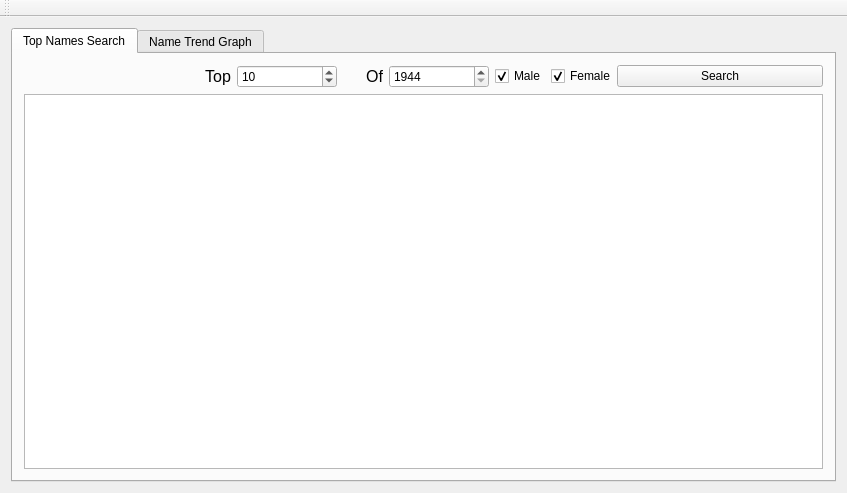
<?xml version="1.0" encoding="UTF-8"?>
<ui version="4.0">
 <class>Name_search</class>
 <widget class="QMainWindow" name="Name_search">
  <property name="geometry">
   <rect>
    <x>0</x>
    <y>0</y>
    <width>847</width>
    <height>493</height>
   </rect>
  </property>
  <property name="minimumSize">
   <size>
    <width>830</width>
    <height>473</height>
   </size>
  </property>
  <property name="windowTitle">
   <string>Name Database Search and Trend</string>
  </property>
  <widget class="QWidget" name="centralWidget">
   <property name="sizePolicy">
    <sizepolicy hsizetype="Maximum" vsizetype="Maximum">
     <horstretch>0</horstretch>
     <verstretch>0</verstretch>
    </sizepolicy>
   </property>
   <property name="minimumSize">
    <size>
     <width>750</width>
     <height>460</height>
    </size>
   </property>
   <property name="maximumSize">
    <size>
     <width>16777215</width>
     <height>16777215</height>
    </size>
   </property>
   <property name="layoutDirection">
    <enum>Qt::LeftToRight</enum>
   </property>
   <layout class="QVBoxLayout" name="verticalLayout">
    <item>
     <layout class="QVBoxLayout" name="verticalLayout_3">
      <property name="sizeConstraint">
       <enum>QLayout::SetMaximumSize</enum>
      </property>
      <property name="leftMargin">
       <number>0</number>
      </property>
      <item>
       <widget class="QTabWidget" name="tabWidget">
        <property name="sizePolicy">
         <sizepolicy hsizetype="Expanding" vsizetype="Expanding">
          <horstretch>0</horstretch>
          <verstretch>0</verstretch>
         </sizepolicy>
        </property>
        <property name="currentIndex">
         <number>0</number>
        </property>
        <widget class="QWidget" name="tab">
         <attribute name="title">
          <string>Top Names Search</string>
         </attribute>
         <layout class="QGridLayout" name="gridLayout_2">
          <item row="0" column="0">
           <widget class="QLabel" name="label">
            <property name="font">
             <font>
              <pointsize>12</pointsize>
             </font>
            </property>
            <property name="layoutDirection">
             <enum>Qt::LeftToRight</enum>
            </property>
            <property name="text">
             <string>Top</string>
            </property>
            <property name="alignment">
             <set>Qt::AlignRight|Qt::AlignTrailing|Qt::AlignVCenter</set>
            </property>
           </widget>
          </item>
          <item row="0" column="1">
           <widget class="QSpinBox" name="spinBox_top">
            <property name="maximumSize">
             <size>
              <width>100</width>
              <height>16777215</height>
             </size>
            </property>
            <property name="minimum">
             <number>5</number>
            </property>
            <property name="maximum">
             <number>1000</number>
            </property>
            <property name="value">
             <number>10</number>
            </property>
           </widget>
          </item>
          <item row="0" column="2">
           <widget class="QLabel" name="label_2">
            <property name="maximumSize">
             <size>
              <width>40</width>
              <height>16777215</height>
             </size>
            </property>
            <property name="font">
             <font>
              <pointsize>12</pointsize>
             </font>
            </property>
            <property name="text">
             <string>Of</string>
            </property>
            <property name="alignment">
             <set>Qt::AlignRight|Qt::AlignTrailing|Qt::AlignVCenter</set>
            </property>
           </widget>
          </item>
          <item row="0" column="3">
           <widget class="QDateEdit" name="dateEdit_year">
            <property name="maximumSize">
             <size>
              <width>100</width>
              <height>16777215</height>
             </size>
            </property>
            <property name="dateTime">
             <datetime>
              <hour>0</hour>
              <minute>0</minute>
              <second>0</second>
              <year>1944</year>
              <month>12</month>
              <day>14</day>
             </datetime>
            </property>
            <property name="maximumDate">
             <date>
              <year>2013</year>
              <month>12</month>
              <day>31</day>
             </date>
            </property>
            <property name="minimumDate">
             <date>
              <year>1944</year>
              <month>12</month>
              <day>14</day>
             </date>
            </property>
            <property name="currentSection">
             <enum>QDateTimeEdit::YearSection</enum>
            </property>
            <property name="displayFormat">
             <string>yyyy</string>
            </property>
           </widget>
          </item>
          <item row="0" column="4">
           <widget class="QCheckBox" name="checkBox_male">
            <property name="maximumSize">
             <size>
              <width>50</width>
              <height>16777215</height>
             </size>
            </property>
            <property name="text">
             <string>Male</string>
            </property>
            <property name="checked">
             <bool>true</bool>
            </property>
           </widget>
          </item>
          <item row="0" column="5">
           <widget class="QCheckBox" name="checkBox_female">
            <property name="maximumSize">
             <size>
              <width>60</width>
              <height>16777215</height>
             </size>
            </property>
            <property name="text">
             <string>Female</string>
            </property>
            <property name="checked">
             <bool>true</bool>
            </property>
           </widget>
          </item>
          <item row="0" column="6">
           <widget class="QPushButton" name="pushButton_search">
            <property name="text">
             <string>Search</string>
            </property>
           </widget>
          </item>
          <item row="1" column="0" colspan="7">
           <layout class="QVBoxLayout" name="verticalLayout_2">
            <property name="sizeConstraint">
             <enum>QLayout::SetMaximumSize</enum>
            </property>
            <item>
             <widget class="QTableWidget" name="tableWidget"/>
            </item>
           </layout>
          </item>
         </layout>
        </widget>
        <widget class="QWidget" name="tab_2">
         <attribute name="title">
          <string>Name Trend Graph</string>
         </attribute>
         <layout class="QGridLayout" name="gridLayout_3">
          <item row="0" column="0">
           <widget class="QLabel" name="label_3">
            <property name="maximumSize">
             <size>
              <width>100</width>
              <height>16777215</height>
             </size>
            </property>
            <property name="font">
             <font>
              <pointsize>12</pointsize>
             </font>
            </property>
            <property name="text">
             <string>Popularity of</string>
            </property>
            <property name="alignment">
             <set>Qt::AlignRight|Qt::AlignTrailing|Qt::AlignVCenter</set>
            </property>
           </widget>
          </item>
          <item row="0" column="1">
           <widget class="QLineEdit" name="lineEdit_name_plot">
            <property name="maximumSize">
             <size>
              <width>150</width>
              <height>16777215</height>
             </size>
            </property>
            <property name="text">
             <string>HELEN</string>
            </property>
           </widget>
          </item>
          <item row="0" column="2">
           <widget class="QLabel" name="label_4">
            <property name="maximumSize">
             <size>
              <width>50</width>
              <height>16777215</height>
             </size>
            </property>
            <property name="font">
             <font>
              <pointsize>12</pointsize>
             </font>
            </property>
            <property name="text">
             <string>Since</string>
            </property>
           </widget>
          </item>
          <item row="0" column="3">
           <widget class="QDateEdit" name="dateEdit_year_plot">
            <property name="maximumSize">
             <size>
              <width>50</width>
              <height>16777215</height>
             </size>
            </property>
            <property name="dateTime">
             <datetime>
              <hour>0</hour>
              <minute>0</minute>
              <second>0</second>
              <year>1944</year>
              <month>12</month>
              <day>14</day>
             </datetime>
            </property>
            <property name="maximumDate">
             <date>
              <year>2013</year>
              <month>12</month>
              <day>31</day>
             </date>
            </property>
            <property name="minimumDate">
             <date>
              <year>1944</year>
              <month>12</month>
              <day>14</day>
             </date>
            </property>
            <property name="currentSection">
             <enum>QDateTimeEdit::YearSection</enum>
            </property>
            <property name="displayFormat">
             <string>yyyy</string>
            </property>
           </widget>
          </item>
          <item row="0" column="4">
           <widget class="QCheckBox" name="checkBox_male_plot">
            <property name="maximumSize">
             <size>
              <width>50</width>
              <height>16777215</height>
             </size>
            </property>
            <property name="text">
             <string>Male</string>
            </property>
            <property name="checked">
             <bool>false</bool>
            </property>
           </widget>
          </item>
          <item row="0" column="5">
           <widget class="QCheckBox" name="checkBox_female_plot">
            <property name="maximumSize">
             <size>
              <width>50</width>
              <height>16777215</height>
             </size>
            </property>
            <property name="text">
             <string>Female</string>
            </property>
            <property name="checked">
             <bool>true</bool>
            </property>
           </widget>
          </item>
          <item row="0" column="6">
           <widget class="QPushButton" name="pushButton_plot">
            <property name="maximumSize">
             <size>
              <width>100</width>
              <height>16777215</height>
             </size>
            </property>
            <property name="text">
             <string>Plot</string>
            </property>
           </widget>
          </item>
          <item row="1" column="0" colspan="7">
           <layout class="QVBoxLayout" name="verticalLayout_4">
            <item>
             <widget class="QCustomPlot" name="customPlot" native="true"/>
            </item>
           </layout>
          </item>
         </layout>
        </widget>
       </widget>
      </item>
     </layout>
    </item>
   </layout>
  </widget>
  <widget class="QMenuBar" name="menuBar">
   <property name="geometry">
    <rect>
     <x>0</x>
     <y>0</y>
     <width>847</width>
     <height>21</height>
    </rect>
   </property>
  </widget>
  <widget class="QToolBar" name="mainToolBar">
   <attribute name="toolBarArea">
    <enum>TopToolBarArea</enum>
   </attribute>
   <attribute name="toolBarBreak">
    <bool>false</bool>
   </attribute>
  </widget>
 </widget>
 <layoutdefault spacing="6" margin="11"/>
 <customwidgets>
  <customwidget>
   <class>QCustomPlot</class>
   <extends>QWidget</extends>
   <header location="global">../../qcustomplot.h</header>
   <container>1</container>
  </customwidget>
 </customwidgets>
 <resources/>
 <connections/>
</ui>
